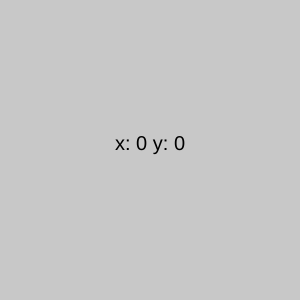
Frame 1 (no input)
Frame 60 (no input): identical to frame 1, image omitted
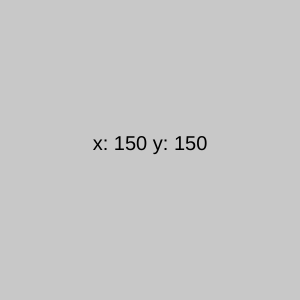
Frame 120 (the mouse pressed at the canvas centre since frame 60)

The p5.js sketch that drew these frames (run headless with seeded random() and noise() and a simulated clock; from frame 60 on, the mouse is pressed at the canvas centre):

// p5.js sketch
// ── sketch.js
function setup() {
  createCanvas(300, 300);
}

function draw() {
  background(200);
  textAlign(CENTER);
  textSize(20);

  const coords = [`x: ${mouseX}`, `y: ${mouseY}`];
  text(coords.join(" "), width/2, height/2)
}
